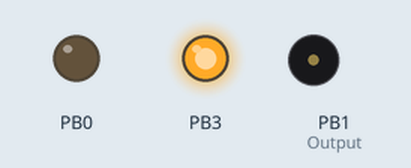
Bench run of a program on a simulated ATtiny85, built with avr-gcc and emulated at 1 MHz (the files do not name the chip). Shown: output pins drawn as LEDs (lit = HIGH), buzzer (waves = sounding). At 6.2 s the program stops and its outputs stay as they are.

Above: at 0.1 s.
At 0.6 s:
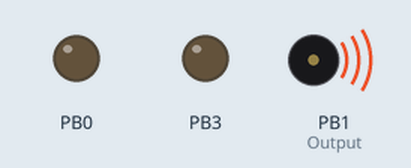
At 6.2 s:
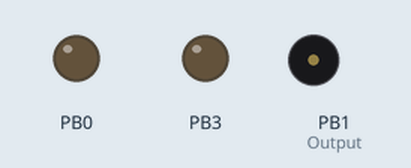
Timing chart, 0 to 7.7 s (numbered marks = the images above):
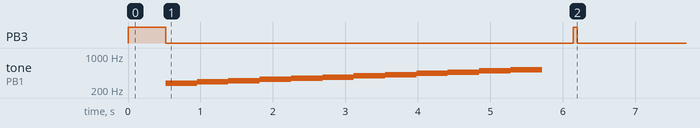

The program:

main.c
```c
#ifndef F_CPU
#define F_CPU 1000000UL // or whatever may be your frequency
#endif
#define __DELAY_BACKWARD_COMPATIBLE__

#include <avr/io.h>
#include <util/delay.h>

const int Note_C  = 239;
const int Note_CS = 225;
const int Note_D  = 213;
const int Note_DS = 201;
const int Note_E  = 190;
const int Note_F  = 179;
const int Note_FS = 169;
const int Note_G  = 159;
const int Note_GS = 150;
const int Note_A  = 142;
const int Note_AS = 134;
const int Note_B  = 127;

const int Output = 1;
const int Clock = ((F_CPU/1000000UL) == 16 ? 4 : ((F_CPU/1000000UL) == 8) ? 3 : 0);
const uint8_t scale[] = {239,226,213,201,190,179,169,160,151,142,134,127};

void tone(unsigned char note, unsigned char octave, unsigned long duration) {
    //TCCR1 = 0x90 | (8 - octave);
    //OCR1C = note - 1;
    //TCCR1 = 0x90;
    int prescaler = 8 + Clock - (octave + note/12);
    if (prescaler < 1 || prescaler > 15 || octave == 0) prescaler = 0;
    DDRB = (DDRB & ~(1 << Output)) | (prescaler != 0) << Output;
    OCR1C = (scale[note % 12]) - 1;
    GTCCR = (Output == 4) << COM1B0;
    TCCR1 = 1 << CTC1 | (Output == 1) << COM1A0 | prescaler << CS10;
    _delay_ms(duration);
}


int main(void)
{
    DDRB = (1 << PB3)|(1 << PB1)|(1 << PB0);

    //TCCR0A = (1 << COM0A1) | (1 << COM0B1) | (1 << WGM01) | (1 << WGM00);
    //TCCR0B = (1 << CS00);
    //OCR0A = 128;

    PORTB = 0b00001000;
    _delay_ms(500);
    PORTB = 0b00000000;


    tone(1, 4, 400);
    tone(2, 4, 400);
    tone(3, 4, 400);
    tone(4, 4, 400);
    tone(5, 4, 400);
    tone(6, 4, 400);
    tone(7, 4, 400);
    tone(8, 4, 400);
    tone(9, 4, 400);
    tone(10, 4, 400);
    tone(11, 4, 400);
    tone(12, 4, 400);
    tone(Note_C, 5, 400);

    PORTB = 0b00001000;
    _delay_ms(50);

    PORTB = 0b00000000;
    _delay_ms(50);


    while(1)
    {
    }
}
```

Measured:
- by itself, PB3: LOW → HIGH at 0.00 s, → LOW 0.52 s later, → HIGH 5.6 s later, → LOW 0.05 s later
- by itself, tone on PB1 (Output): plays 277 Hz for 0.43 s, 293 Hz for 0.43 s, 311 Hz for 0.43 s, 329 Hz for 0.43 s, 349 Hz for 0.43 s, 370 Hz for 0.43 s … (12 notes in this stretch)
